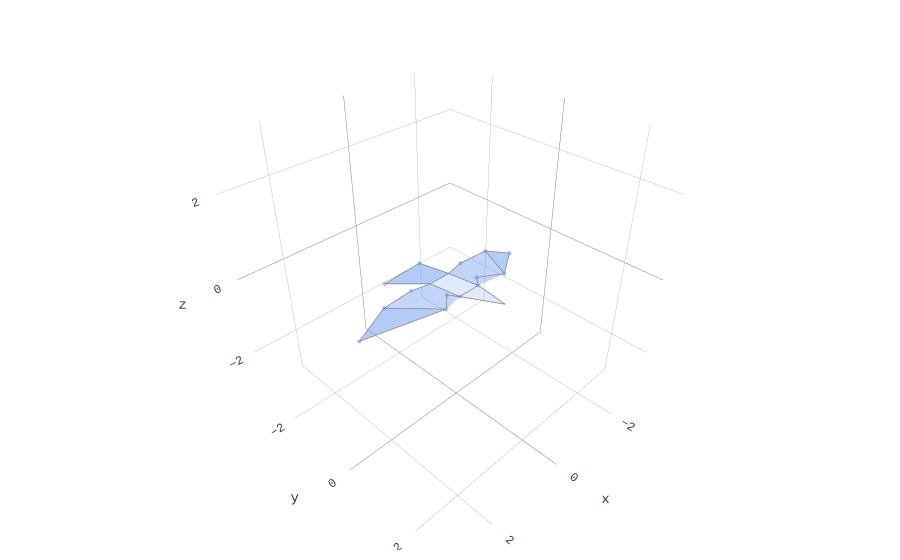

Notebook code cell kept with this figure:
### Markdown cell above
### Quick visualisation of the mean shape

Let's plot the mean pigeon shape to see what we're working with. `plot_plotly()` creates an interactive 3D plot — you can rotate and zoom it in the notebook.

### Code cell
# Plot the mean pigeon shape
fig = plot_plotly(pigeon, colour='cornflowerblue')
fig.show()

### Figure 1 — Plotly figure (JSON) as saved in the notebook; plotly's stock layout.template omitted (floating-point values rounded to 4 significant figures)
{"data": [{"color": "cornflowerblue", "hoverinfo": "none", "opacity": 0.2, "type": "mesh3d", "x": [0.271, -0.05033, -0.271], "y": [0.3412, 1.261, 0.3412], "z": [0.002318, 0.1311, 0.002318]}, {"hoverinfo": "name", "line": {"color": "grey", "width": 1.5}, "mode": "lines", "name": "head cornflowerblue", "type": "scatter3d", "x": [0.271, -0.05033, -0.271, 0.271], "y": [0.3412, 1.261, 0.3412, 0.3412], "z": [0.002318, 0.1311, 0.002318, 0.002318]}, {"color": "cornflowerblue", "hoverinfo": "none", "opacity": 0.2, "type": "mesh3d", "x": [0.271, 0.271, 0.04818, -0.271, -0.271], "y": [0.3412, -0.5183, -0.5183, -0.5183, 0.3412], "z": [0.002318, -0.1189, -0.1189, -0.1189, 0.002318]}, {"hoverinfo": "name", "line": {"color": "grey", "width": 1.5}, "mode": "lines", "name": "body cornflowerblue", "type": "scatter3d", "x": [0.271, 0.271, 0.04818, -0.271, -0.271, 0.271], "y": [0.3412, -0.5183, -0.5183, -0.5183, 0.3412, 0.3412], "z": [0.002318, -0.1189, -0.1189, -0.1189, 0.002318, 0.002318]}, {"color": "cornflowerblue", "hoverinfo": "none", "opacity": 0.5, "type": "mesh3d", "x": [0.271, 0.04818, -0.271, -0.4749, 0.5937], "y": [-0.5183, -0.5183, -0.5183, -1.677, -1.647], "z": [-0.1189, -0.1189, -0.1189, -0.4987, -0.5274]}, {"hoverinfo": "name", "line": {"color": "grey", "width": 1.5}, "mode": "lines", "name": "tail cornflowerblue", "type": "scatter3d", "x": [0.271, 0.04818, -0.271, -0.4749, 0.5937, 0.271], "y": [-0.5183, -0.5183, -0.5183, -1.677, -1.647, -0.5183], "z": [-0.1189, -0.1189, -0.1189, -0.4987, -0.5274, -0.1189]}, {"color": "cornflowerblue", "hoverinfo": "none", "opacity": 0.4, "type": "mesh3d", "x": [0.271, 0.4367, 0.8501, 1.492, 0.7293, 0.271], "y": [0.3412, 0.1392, 0.5401, -0.575, -0.6189, -0.5183], "z": [0.002318, 0.02094, 0.1121, -0.1258, -0.1187, -0.1189]}, {"hoverinfo": "name", "line": {"color": "grey", "width": 1.5}, "mode": "lines", "name": "right_armwing cornflowerblue", "type": "scatter3d", "x": [0.271, 0.4367, 0.8501, 1.492, 0.7293, 0.271, 0.271], "y": [0.3412, 0.1392, 0.5401, -0.575, -0.6189, -0.5183, 0.3412], "z": [0.002318, 0.02094, 0.1121, -0.1258, -0.1187, -0.1189, 0.002318]}, {"color": "cornflowerblue", "hoverinfo": "none", "opacity": 0.4, "type": "mesh3d", "x": [-0.271, -0.4367, -0.8501, -1.492, -0.7293, -0.271], "y": [0.3412, 0.1392, 0.5401, -0.575, -0.6189, -0.5183], "z": [0.002318, 0.02094, 0.1121, -0.1258, -0.1187, -0.1189]}, {"hoverinfo": "name", "line": {"color": "grey", "width": 1.5}, "mode": "lines", "name": "left_armwing cornflowerblue", "type": "scatter3d", "x": [-0.271, -0.4367, -0.8501, -1.492, -0.7293, -0.271, -0.271], "y": [0.3412, 0.1392, 0.5401, -0.575, -0.6189, -0.5183, 0.3412], "z": [0.002318, 0.02094, 0.1121, -0.1258, -0.1187, -0.1189, 0.002318]}, {"color": "cornflowerblue", "hoverinfo": "none", "opacity": 0.5, "type": "mesh3d", "x": [-0.8501, -1.492, -2.236], "y": [0.5401, -0.575, -0.4725], "z": [0.1121, -0.1258, -0.4797]}, {"hoverinfo": "name", "line": {"color": "grey", "width": 1.5}, "mode": "lines", "name": "left_handwing cornflowerblue", "type": "scatter3d", "x": [-0.8501, -1.492, -2.236, -0.8501], "y": [0.5401, -0.575, -0.4725, 0.5401], "z": [0.1121, -0.1258, -0.4797, 0.1121]}, {"color": "cornflowerblue", "hoverinfo": "none", "opacity": 0.5, "type": "mesh3d", "x": [0.8501, 1.492, 2.236], "y": [0.5401, -0.575, -0.4725], "z": [0.1121, -0.1258, -0.4797]}, {"hoverinfo": "name", "line": {"color": "grey", "width": 1.5}, "mode": "lines", "name": "right_handwing cornflowerblue", "type": "scatter3d", "x": [0.8501, 1.492, 2.236, 0.8501], "y": [0.5401, -0.575, -0.4725, 0.5401], "z": [0.1121, -0.1258, -0.4797, 0.1121]}, {"hoverinfo": "none", "marker": {"color": "cornflowerblue", "opacity": 0.5, "size": 2.5}, "mode": "markers", "type": "scatter3d", "x": [-2.236, 2.236, -0.8501, 0.8501, -1.492, 1.492, -0.7293, 0.7293, -0.4367, 0.4367, -0.271, 0.271, -0.4749, 0.5937], "y": [-0.4725, -0.4725, 0.5401, 0.5401, -0.575, -0.575, -0.6189, -0.6189, 0.1392, 0.1392, 0.3412, 0.3412, -1.677, -1.647], "z": [-0.4797, -0.4797, 0.1121, 0.1121, -0.1258, -0.1258, -0.1187, -0.1187, 0.02094, 0.02094, 0.002318, 0.002318, -0.4987, -0.5274]}], "layout": {"font": {"family": "Andale Mono, Courier New, sans-serif"}, "margin": {"b": 10, "l": 10, "r": 10, "t": 10}, "scene": {"aspectmode": "cube", "aspectratio": {"x": 1, "y": 1, "z": 1}, "xaxis": {"backgroundcolor": "white", "dtick": 2, "gridcolor": "grey", "gridwidth": 0.5, "range": [-3.131, 3.131], "showbackground": true, "tick0": 0, "zerolinecolor": "grey"}, "yaxis": {"backgroundcolor": "white", "dtick": 2, "gridcolor": "grey", "gridwidth": 0.5, "range": [-3.339, 2.923], "showbackground": true, "tick0": 0, "zerolinecolor": "grey"}, "zaxis": {"backgroundcolor": "white", "dtick": 2, "gridcolor": "grey", "gridwidth": 0.5, "range": [-3.131, 3.131], "showbackground": true, "tick0": 0, "zerolinecolor": "grey"}}, "showlegend": false}}
